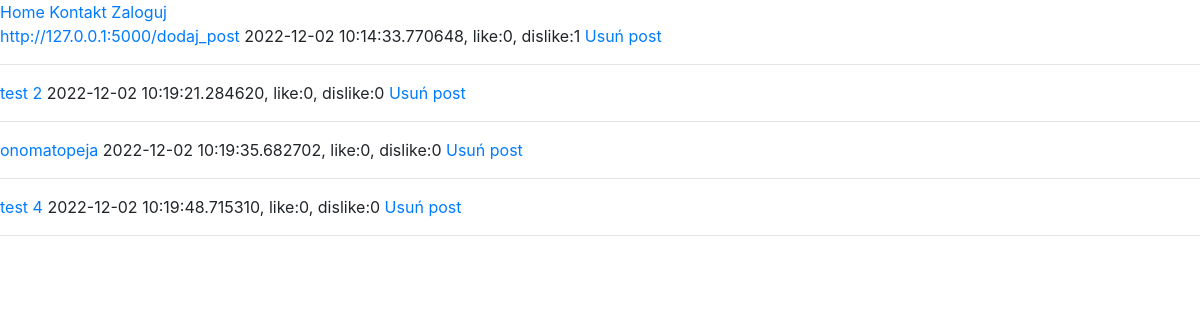
The page /manage on the database as committed earlier.
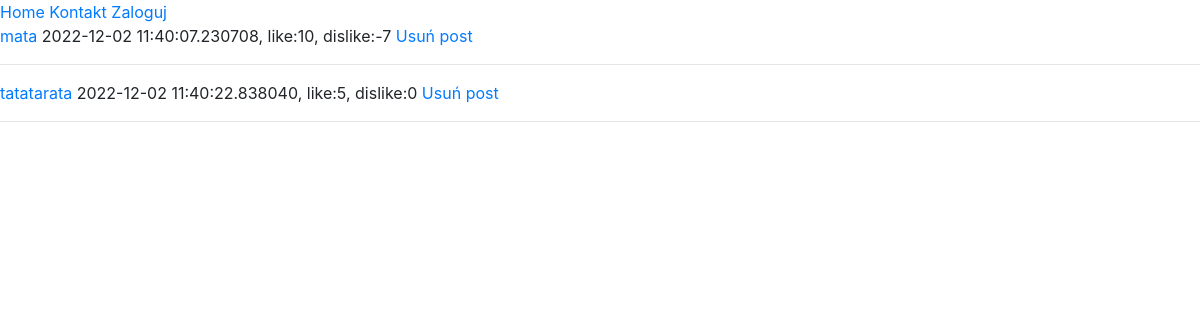
The same page on the database as committed later.
### kwiaciarnia/models.py (models this page shows, shortened)
class Posts(db.Model):
    id = db.Column(db.Integer(), primary_key=True)
    title = db.Column(db.String(length=128))
    body = db.Column(db.Text())
    added = db.Column(db.DateTime(), default=datetime.datetime.now())
    likes = db.Column(db.Integer(), default=0)
    dislikes = db.Column(db.Integer(), default=0)

### kwiaciarnia/routes.py (the view)
@app.route('/manage')
def manage():
    posts = Posts.query.all()
    return render_template('manage.html', posts=posts)

### kwiaciarnia/templates/manage.html (shortened to what this page needs)
{% extends 'base.html' %}
{% block content %}
<div>
    {% for post in posts %}
        <a href="#">{{post.title}}</a><span> {{post.added}}, like:{{post.likes}}, dislike:{{post.dislikes}} </a><a href="{{ url_for('delete_post', id=post.id ) }}">Usuń post</a>
        <hr>
    {% endfor %}
</div>
{% endblock %}

### kwiaciarnia/templates/base.html (shortened to what this page needs)
<!doctype html>
<html lang="en">
  <head>
    <link rel="stylesheet" href="https://cdn.jsdelivr.net/npm/bootstrap@4.3.1/dist/css/bootstrap.min.css">
    <link rel="stylesheet" href="{{ url_for('static', filename='styles/main.css') }}">
  </head>
  <body>
    {% include 'includes/navbar.html' %}
    {% block content %}
    {% endblock %}
  </body>
</html>

### kwiaciarnia/templates/includes/navbar.html (shortened to what this page needs)
<div>
    <a href="{{ url_for('home') }}">Home</a>
    <a href="{{ url_for('contact') }}">Kontakt</a>
    {% if current_user.is_authenticated  %}
        <a href="{{ url_for('add_post') }}">Dodaj post</a>
        <a href="{{ url_for('logout') }}">Wyloguj</a>
        <a href="#">@{{current_user.username}}</a>
    {% else %}
        <a href="{{ url_for('login') }}">Zaloguj</a>
    {% endif %}
</div>

Rows that differ between the two databases and show on the page:
removed Posts: title "http://127.0.0.1:5000/dodaj_post", added "2022-12-02 10:14:33.770648", likes "0", dislikes "1"
removed Posts: title "test 2", added "2022-12-02 10:19:21.284620", likes "0", dislikes "0"
removed Posts: title "onomatopeja", added "2022-12-02 10:19:35.682702", likes "0", dislikes "0"
removed Posts: title "test 4", added "2022-12-02 10:19:48.715310", likes "0", dislikes "0"
added Posts: title "mata", added "2022-12-02 11:40:07.230708", likes "10", dislikes "-7"
added Posts: title "tatatarata", added "2022-12-02 11:40:22.838040", likes "5", dislikes "0"
